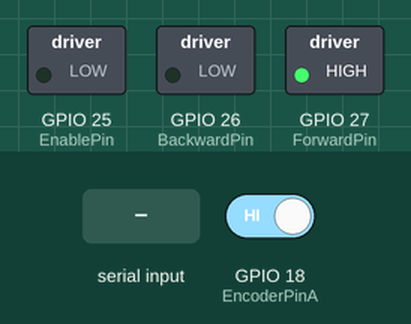
Recording of a sketch running on a simulated ESP32. On the bench: switched loads named in the sketch (green lamp = pin HIGH). The inputs (shaded band) are chosen by the test bench; at power-on: GPIO 18 (EncoderPinA) HIGH. What the sketch prints to the serial monitor is not drawn.

Above: at 1.2 s.
1.3 s: "90,45\n" received over Serial
At 2.35 s:
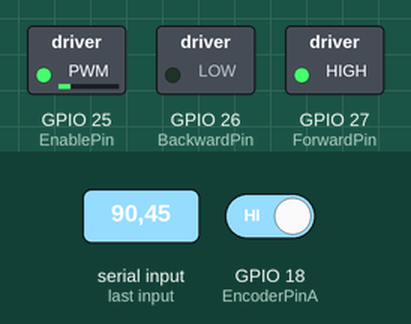
At 8.0 s:
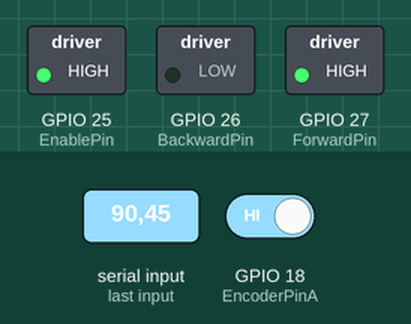
Timing chart, 0 to 9.5 s (numbered marks = the images above; inputs shaded):
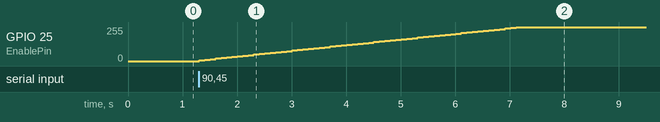

The sketch:

NNcontrollerMotorDC.ino
```cpp
// =====================================================
// NEURAL CONTROLLER UNTUK KONTROL RPM MOTOR DC
// ESP32 + L298N + Encoder
// Model NN meniru fuzzy controller:
// [error, delta_error] -> delta_pwm
// =====================================================

// =====================================================
// KONFIGURASI PIN
// =====================================================
#define EncoderPinA 18
#define EncoderPinB 21
#define ForwardPin  27
#define BackwardPin 26
#define EnablePin   25

const int PPR = 330;  // Pulses per revolution

// =====================================================
// VARIABEL ENCODER DAN KONTROL
// =====================================================
volatile long encoderValue = 0;
unsigned long lastMillis = 0;
long lastEncoder = 0;

float setpoint = 0;
float actual_rpm = 0;

float error = 0;
float last_error = 0;
float delta_error = 0;

float pwmValue = 0;
float delta_pwm = 0;

float set_atas = 150.0;
float set_bawah = 0.0;

// =====================================================
// PARAMETER NORMALISASI DARI MATLAB
// mapminmax input: error dan delta_error
// =====================================================
const float X_MIN[2] = {
  -29.0900,
  -29.0900
};

const float X_MAX[2] = {
  20.0000,
  20.0000
};

// Target delta_pwm
const float T_MIN = -9.8800;
const float T_MAX =  7.3600;

// =====================================================
// BOBOT DAN BIAS HASIL TRAINING MATLAB
// Arsitektur: 2 input -> 8 hidden neuron -> 1 output
// Hidden activation: tansig
// Output activation: purelin
// =====================================================

const int N_INPUT  = 2;
const int N_HIDDEN = 8;

// Bobot input ke hidden layer
const float IW[N_HIDDEN][N_INPUT] = {
  {-2.3075, -2.9047},
  { 4.0815,  2.1308},
  {-5.3365, -4.4035},
  {-4.6038,  0.8418},
  {-3.8802, -1.6733},
  {-2.8520,  3.7704},
  {-1.9725, -3.5783},
  {-2.3901,  2.7970}
};

// Bias hidden layer
const float b1[N_HIDDEN] = {
   4.3064,
  -2.7635,
   1.7656,
   0.8163,
  -0.5640,
  -2.1746,
  -2.5230,
  -4.2992
};

// Bobot hidden ke output
const float LW[N_HIDDEN] = {
  -0.2549,
   0.2517,
  -0.2142,
   0.1974,
  -0.2448,
   0.1881,
  -0.2830,
   0.1367
};

// Bias output
const float b2 = 0.4116;

// =====================================================
// FUNGSI AKTIVASI DAN NORMALISASI
// =====================================================

float tansig(float x) {
  return 2.0 / (1.0 + exp(-2.0 * x)) - 1.0;
}

// Normalisasi seperti mapminmax MATLAB ke range [-1, 1]
float normalizeInput(float x, float xmin, float xmax) {
  if (xmax == xmin) return 0;
  return 2.0 * (x - xmin) / (xmax - xmin) - 1.0;
}

// Denormalisasi output dari range [-1, 1] ke skala delta_pwm asli
float denormalizeOutput(float y_norm, float xmin, float xmax) {
  return ((y_norm + 1.0) * (xmax - xmin) / 2.0) + xmin;
}

// =====================================================
// FUNGSI FEEDFORWARD NEURAL NETWORK
// Input : error dan delta_error
// Output: delta_pwm
// =====================================================

float neuralController(float errorInput, float deltaErrorInput) {
  float x[2];

  // Batasi input sesuai range training MATLAB
  errorInput      = constrain(errorInput, X_MIN[0], X_MAX[0]);
  deltaErrorInput = constrain(deltaErrorInput, X_MIN[1], X_MAX[1]);

  // Normalisasi input
  x[0] = normalizeInput(errorInput,      X_MIN[0], X_MAX[0]);
  x[1] = normalizeInput(deltaErrorInput, X_MIN[1], X_MAX[1]);

  // Hidden layer
  float hidden[N_HIDDEN];

  for (int i = 0; i < N_HIDDEN; i++) {
    float sum = 0;

    for (int j = 0; j < N_INPUT; j++) {
      sum += IW[i][j] * x[j];
    }

    sum += b1[i];
    hidden[i] = tansig(sum);
  }

  // Output layer
  float y_norm = 0;

  for (int i = 0; i < N_HIDDEN; i++) {
    y_norm += LW[i] * hidden[i];
  }

  y_norm += b2;

  // Batasi output normalisasi agar tidak terlalu liar
  y_norm = constrain(y_norm, -1.0, 1.0);

  // Denormalisasi ke delta_pwm asli
  float y = denormalizeOutput(y_norm, T_MIN, T_MAX);

  return y;
}

// =====================================================
// INTERRUPT ENCODER
// Sama seperti skrip fuzzy sebelumnya
// =====================================================

void IRAM_ATTR updateEncoder() {
  if (digitalRead(EncoderPinA) == digitalRead(EncoderPinB)) {
    encoderValue++;
  } else {
    encoderValue--;
  }
}

// =====================================================
// SETUP
// =====================================================

void setup() {
  Serial.begin(115200);

  pinMode(ForwardPin, OUTPUT);
  pinMode(BackwardPin, OUTPUT);
  pinMode(EnablePin, OUTPUT);

  pinMode(EncoderPinA, INPUT_PULLUP);
  pinMode(EncoderPinB, INPUT_PULLUP);

  attachInterrupt(digitalPinToInterrupt(EncoderPinA), updateEncoder, RISING);

  digitalWrite(ForwardPin, HIGH);
  digitalWrite(BackwardPin, LOW);
  analogWrite(EnablePin, 0);

  Serial.println("Masukkan Setpoint RPM, contoh: 20, 50, 100, 150 lalu tekan Enter:");
}

// =====================================================
// LOOP UTAMA
// =====================================================

void loop() {
  // =====================================================
  // 1. Baca input setpoint dari Serial
  // =====================================================
  if (Serial.available() > 0) {
    String input = Serial.readStringUntil('\n');
    input.trim();

    if (input.length() > 0) {
      setpoint = input.toFloat();

      // Batasi setpoint sesuai target eksperimen
      setpoint = constrain(setpoint, 0, 150);

      Serial.print("Setpoint diubah ke: ");
      Serial.println(setpoint);

      // Optional: reset error agar transisi lebih bersih
      last_error = 0;
    }
  }

  // =====================================================
  // 2. Hitung RPM setiap 100 ms
  // =====================================================
  if (millis() - lastMillis >= 100) {
    unsigned long now = millis();
    float dt = (now - lastMillis) / 1000.0;
    lastMillis = now;

    long currentEncoder;

    noInterrupts();
    currentEncoder = encoderValue;
    interrupts();

    long deltaEncoder = currentEncoder - lastEncoder;
    lastEncoder = currentEncoder;

    // Hitung RPM
    // Gunakan abs agar RPM selalu positif
    actual_rpm = (abs(deltaEncoder) / (float)PPR) * (60.0 / dt);

    // =====================================================
    // 3. Hitung error dan delta_error
    // =====================================================
    error = setpoint - actual_rpm;
    delta_error = error - last_error;

    // =====================================================
    // 4. Neural Network Controller
    // =====================================================
    delta_pwm = neuralController(error, delta_error);

    // =====================================================
    // 5. Update PWM incremental
    // Sama seperti fuzzy:
    // pwmValue += delta_pwm;
    // =====================================================
    pwmValue += delta_pwm;
    pwmValue = constrain(pwmValue, 0, 255);

    digitalWrite(ForwardPin, HIGH);
    digitalWrite(BackwardPin, LOW);
    analogWrite(EnablePin, (int)pwmValue);

    // =====================================================
    // 6. Serial Plotter
    // Format dibuat mirip skrip fuzzy sebelumnya
    // =====================================================
    Serial.print(actual_rpm);
    Serial.print("\t");
    Serial.print(set_bawah);
    Serial.print("\t");
    Serial.println(set_atas);

    // Kalau ingin debug lengkap, aktifkan bagian ini
    /*
    Serial.print("SP:");
    Serial.print(setpoint);
    Serial.print("\tRPM:");
    Serial.print(actual_rpm);
    Serial.print("\tE:");
    Serial.print(error);
    Serial.print("\tdE:");
    Serial.print(delta_error);
    Serial.print("\tdPWM:");
    Serial.print(delta_pwm);
    Serial.print("\tPWM:");
    Serial.println(pwmValue);
    */

    // Simpan error sebelumnya
    last_error = error;
  }
}
```

Measured:
- after the input at 1.3 s, GPIO 25 (EnablePin): moves from 0/255 to 255/255 over 5.9 s, starting at once
